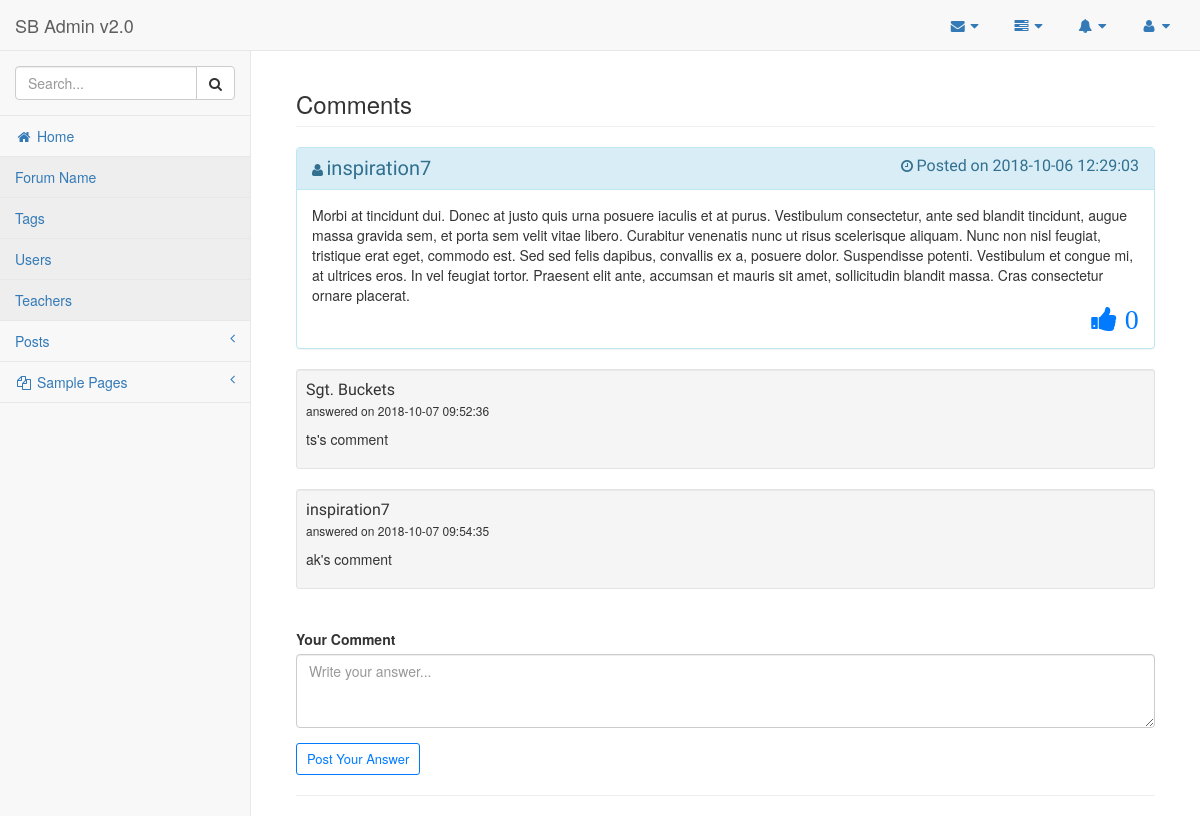
The app's page /posts/comments.php?post_id=3&post_user_id=1 (signed in) with its own data.
### tables this page shows
CREATE TABLE `users` (
  `user_id` int(11) NOT NULL,
  `first_name` varchar(255) NOT NULL,
  `last_name` varchar(255) NOT NULL,
  `user_name` varchar(255) NOT NULL,
  `user_password` varchar(255) NOT NULL,
  `user_email` varchar(255) NOT NULL,
  `user_dob` date NOT NULL,
  `user_branch` varchar(255) NOT NULL,
  `user_posts` int(11) NOT NULL,
  `user_role` varchar(255) NOT NULL,
  `user_profile_img` text NOT NULL,
  `user_created_at` datetime NOT NULL,
  `is_deleted` bit(1) NOT NULL DEFAULT b'0'
);

CREATE TABLE `posts` (
  `post_id` int(11) NOT NULL,
  `post_content` text NOT NULL,
  `post_image` text NOT NULL,
  `post_user_id` int(11) NOT NULL,
  `post_tags` mediumtext NOT NULL,
  `created_at` datetime NOT NULL,
  `deleted_at` datetime NOT NULL,
  `is_deleted` bit(1) NOT NULL DEFAULT b'0',
  `updated_at` datetime NOT NULL,
  `post_points` int(11) NOT NULL
);

CREATE TABLE `comments` (
  `comment_id` int(11) NOT NULL,
  `comment_post_id` int(11) NOT NULL,
  `comment_author` varchar(255) NOT NULL,
  `comment_author_id` int(11) NOT NULL,
  `comment_content` text NOT NULL,
  `created_at` datetime NOT NULL,
  `updated_at` datetime NOT NULL,
  `is_deleted` bit(1) NOT NULL DEFAULT b'0'
);

### classes/Users.php (called while the page is built, shortened)
<?php
	require_once("Database.php");
	class Users {
		private $connection;
		public function __construct() {
			global $database;
			$this->connection = $database->getConnection();
		}
		public function getUserDetailsById($user_id, $columns) {
			$sql = "SELECT $columns FROM users WHERE user_id = $user_id";
			$result_set = $this->connection->query($sql);
			return $result_set;
		}
	}
?>

### classes/Database.php (called while the page is built, shortened)
<?php
    class Database {
        private $servername;
        private $username;
        private $password;
        private $database;
        private $connection;
        public function __construct(){
            $this->servername = "localhost";
            $this->username = "aniket";
            $this->password = "aniket";
            $this->database = "forumdb";
        }
        public function connectDB(){
            $this->connection = new mysqli($this->servername, $this->username, $this->password, $this->database);
        }
        public function getConnection(){
            return $this->connection;
        }
    }
    $database = new Database();
?>

### classes/Posts.php (called while the page is built, shortened)
<?php
	require_once("Database.php");
	class Posts {
		private $connection;
		public function __construct() {
			global $database;
			$this->connection = $database->getConnection();
		}
		public function getPostById($post_id, $columns) {
			$sql = "SELECT $columns FROM posts WHERE post_id = $post_id";
			$result_set = $this->connection->query($sql);
			return $result_set;
		}
	}
?>

### classes/Comments.php (called while the page is built, shortened)
<?php
	require_once("Database.php");
	class Comments {
		private $connection;
		public function __construct() {
			global $database;
			$this->connection = $database->getConnection();
		}
		public function getAllCommentsByPostId($comment_post_id) {
			$sql = "SELECT * FROM comments WHERE comment_post_id = $comment_post_id AND is_deleted = 0";
			$result_set = $this->connection->query($sql);
			return $result_set;
		}
	}
?>

### posts/comments.php (the view, shortened to what this page needs)
<!DOCTYPE html>
<html lang="en">
<?php
    require_once("../ui-elements/header.php");
?>
<body>
    <div id="wrapper">
        <?php
            require_once("../ui-elements/navigation.php");
        ?>
        <div id="page-wrapper">
            <div class="container-fluid">
                <div class="row">
                    <div class="col-lg-12">
                        <h3 class="page-header">Comments</h3>
                    </div>
                </div>
                <?php
                    require_once("../classes/Posts.php");
                    require_once("../classes/Users.php");
                    if(isset($_GET['post_id'])) {
                        $posts = new Posts();
                        $resultant_row = $posts->getPostById($_GET['post_id'], "*");
                        extract(mysqli_fetch_assoc($resultant_row));
                        $users = new Users();
                        $resultant_row = $users->getUserDetailsById($post_user_id, "user_name");
                        extract(mysqli_fetch_assoc($resultant_row));
                ?>
                        <div class="panel panel-info">
                            <div class="panel-heading">
                                <i class="fa fa-user" aria-hidden="true"> <div style="font-size: 20px; font-family: 'Cantora One'; display: inline;"><?php echo $user_name; ?></div></i>
                                <i class="fa fa-clock-o" aria-hidden="true" style="float: right;"> <div style="font-size: 16px; font-family: 'Cantora One'; display: inline;">Posted on <?php echo $created_at; ?></div></i>
                            </div>
                            <div class="panel-body">
                                <?php echo $post_content; ?>
                                <i class="fa fa-thumbs-up fa-2x" aria-hidden="true" style="float: right; color: #007bff;  letter-spacing:.25px;"> <?php echo $post_points; ?></i>
                            </div>
                        </div>
                <?php
                    }
                ?>
                <?php
                    require_once("../classes/Comments.php");
                    $comments = new Comments();
                    $result_set = $comments->getAllCommentsByPostId($_GET['post_id']);
                    while($row = mysqli_fetch_assoc($result_set)) {
                        extract($row);
                ?>
                <div id="all_comments">
                    <div class="well well-sm">
                        <div style="font-size: 16px; font-family: 'Cantora One';"><?php echo $comment_author; ?></div>
                        <div style="font-size: 12px;">answered on <?php echo $created_at; ?></div>
                        <p><?php echo $comment_content; ?></p>
                    </div>
                </div>
                <?php
                    }
                ?>
                <div class="form-group">
                    <br>
                    <label for="comment_content">Your Comment</label>
                    <textarea id="comment_content" name="comment_content" class="form-control" placeholder="Write your answer..." rows="3"></textarea>
                </div>
                <button class="btn btn-outline btn-success-mine btn-sm" style="font-size: 13px;" id="post_comment" name="post_comment">Post Your Answer</button>
                <hr>
            </div>
        </div>
    </div>
</body>
</html>

### assets/css/myStyles.css (style rules this page uses)
.btn-success-mine.btn-outline { color: #007bff; }
.btn-success-mine { color: #007bff; border-color: #007bff; }

### records on screen
users: user_name "inspiration7"
posts: created_at "2018-10-06 12:29:03", post_content "Morbi at tincidunt dui. Donec at justo quis urna posuere iaculis et at purus. Vestibulum consectetur, ante sed blandit tincidunt, augue massa gravida sem, et porta sem velit vitae libero. Curabitur venenatis nunc ut risus scelerisque aliquam. Nunc non nisl feugiat, tristique erat eget, commodo est. Sed sed felis dapibus, convallis ex a, posuere dolor. Suspendisse potenti. Vestibulum et congue mi, at ultrices eros. In vel feugiat tortor. Praesent elit ante, accumsan et mauris sit amet, sollicitudin blandit massa. Cras consectetur ornare placerat.", post_points "0"
comments: comment_author "Sgt. Buckets", created_at "2018-10-07 09:52:36", comment_content "ts's comment"
comments: comment_author "inspiration7", created_at "2018-10-07 09:54:35", comment_content "ak's comment"
